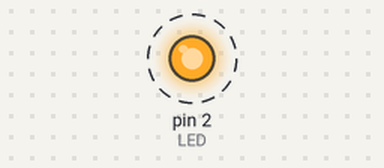
This sketch was run on a simulated Arduino Uno, built with avr-gcc and run on an emulated ATmega328P. Parts: output pins drawn as LEDs (lit = HIGH). Dashed ring = blinking. What the sketch prints to the serial monitor is not drawn.

Above: at 0.5 s.
Timing chart, 0 to 4.6 s (numbered marks = the images above):
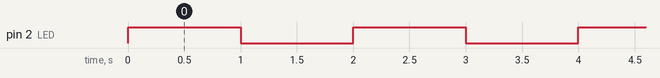

Measured:
- by itself, pin 2 (LED): alternates HIGH for 1.0 s and LOW for 1.0 s

The sketch:

blink.ino
```cpp
#define LED 2

void setup() {
  // put your setup code here, to run once:
  Serial.begin(112500);
  pinMode(LED,OUTPUT);

}

void loop() {
  // put your main code here, to run repeatedly:
  Serial.println("runn..");
  digitalWrite(LED,HIGH);
  delay(1000);
  digitalWrite(LED,LOW);
  delay(1000);
}
```
